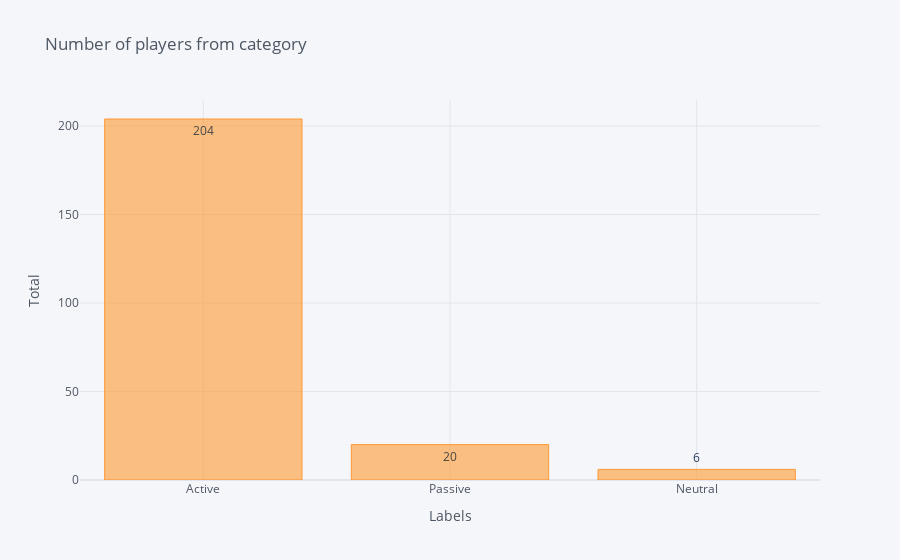

This figure's notebook cell:
### Markdown cell above
Trực quan hóa số lượng cầu thủ ở vị trí tiền vệ lên biểu đồ:

### Code cell
df_md_category = pd.DataFrame([active.shape[0], passive.shape[0], neutral.shape[0]], 
                            columns=['count'], index=['Active', 'Passive', 'Neutral'])

df_md_category.iplot(kind='bar', y='count',title='Number of players from category'
                   ,xTitle='Labels',yTitle='Total', text='count', textposition='auto')

### Figure 1 — Plotly figure (JSON) as saved in the notebook; plotly's stock layout.template omitted (floating-point values rounded to 4 significant figures)
{"data": [{"marker": {"color": "rgba(255, 153, 51, 0.6)", "line": {"color": "rgba(255, 153, 51, 1.0)", "width": 1}}, "name": "count", "orientation": "v", "text": [204, 20, 6], "x": ["Active", "Passive", "Neutral"], "y": [204, 20, 6], "type": "bar"}], "layout": {"legend": {"bgcolor": "#F5F6F9", "font": {"color": "#4D5663"}}, "paper_bgcolor": "#F5F6F9", "plot_bgcolor": "#F5F6F9", "title": {"font": {"color": "#4D5663"}, "text": "Number of players from category"}, "xaxis": {"gridcolor": "#E1E5ED", "showgrid": true, "tickfont": {"color": "#4D5663"}, "title": {"font": {"color": "#4D5663"}, "text": "Labels"}, "zerolinecolor": "#E1E5ED"}, "yaxis": {"gridcolor": "#E1E5ED", "showgrid": true, "tickfont": {"color": "#4D5663"}, "title": {"font": {"color": "#4D5663"}, "text": "Total"}, "zerolinecolor": "#E1E5ED"}}}
